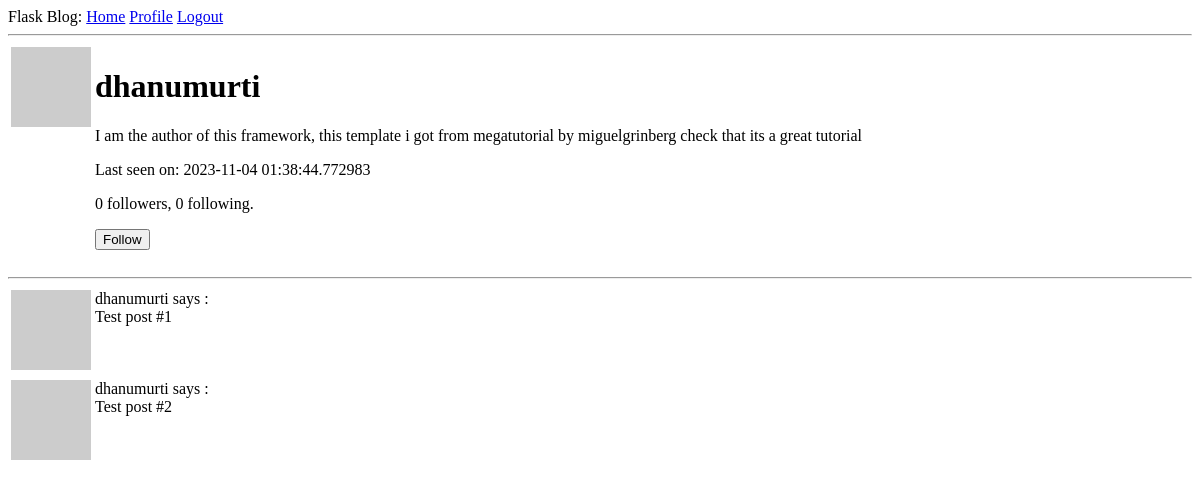
Before: /user/dhanumurti (signed in) with the older database file.
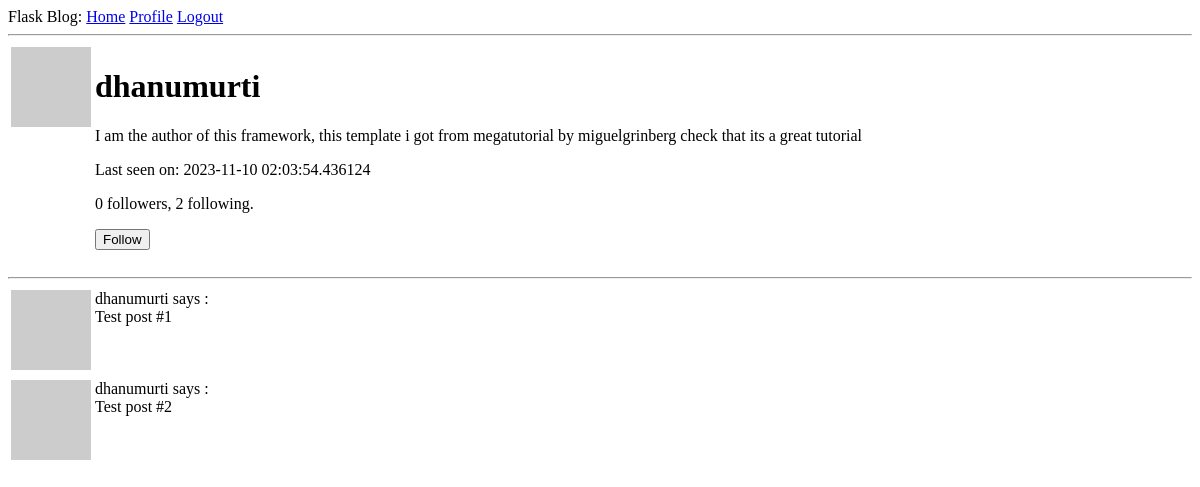
After: the same page with the newer database file.
### app/models.py (models this page shows, shortened)
class User(UserMixin, db.Model):
    id = db.Column(db.Integer, primary_key=True)
    username = db.Column(db.String(64), index=True, unique=True)
    email = db.Column(db.String(120), index=True, unique=True)
    password_hash = db.Column(db.String(128))
    posts = db.relationship('Post', backref='author', lazy='dynamic')
    about_me = db.Column(db.String(140))
    last_seen = db.Column(db.DateTime, default=datetime.utcnow)
    followed = db.relationship(
        'User', secondary=followers,
        primaryjoin = (followers.c.follower_id == id),
        secondaryjoin = (followers.c.followed_id == id),
        backref = db.backref('followers', lazy='dynamic'), lazy ='dynamic')
    def avatar(self, size):
        digest = md5(self.email.lower().encode('utf-8')).hexdigest()
        return 'https://www.gravatar.com/avatar/{}?d=robohash&s{}'.format(digest, size)
    def is_following(self, user):
        return self.followed.filter(
            followers.c.followed_id == user.id).count() > 0
    """-- followed post query without users own post --
    def followed_post(self):
        return Post.query.join(
            followers, (followers.c.followed_id == Post.user_id)).filter(
                followers.c.follower_id == self.id).order_by(
                    Post.timestamp.desc())
                    """
    def followed_post(self):
        followed = Post.query.join(
            followers, (followers.c.followed_id == Post.user_id)).filter(
                followers.c.follower_id == self.id)
        own = Post.query.filter_by(user_id=self.id)
        return followed.union(own).order_by(Post.timestamp.desc())

### app/routes.py (the view)
@app.route('/user/<username>')
@login_required
def user(username):
    form = EmptyForm()
    user = User.query.filter_by(username=username).first_or_404()
    posts = [
        {'author': user, 'body': 'Test post #1'},
        {'author': user, 'body': 'Test post #2'}
    ]
    return render_template('user.html', user=user, posts=posts, form=form)

### app/forms.py
class EmptyForm(FlaskForm):
    submit = SubmitField('Submit')

### app/models.py (called while the page is built)
@login.user_loader
def load_user(id):
    return User.query.get(int(id))

### app/routes.py (called while the page is built)
@app.before_request
def before_request():
    if current_user.is_authenticated:
        current_user.last_seen = datetime.utcnow()
        db.session.commit()

### app/templates/user.html (shortened to what this page needs)
{% extends "base.html" %}
{% block content %}
<table>
    <tr valign="top">
        <td><img src="{{ user.avatar(128) }}"</td>
        <td>
            <h1>{{ user.username }}</h1>
            {% if user.about_me %}<p>{{ user.about_me }}</p>{% endif %}
            {% if user.last_seen %}<p>Last seen on: {{ user.last_seen }}</p>{% endif %}
            <p>{{ user.followers.count() }} followers, {{ user.followed.count() }} following.</p>
            {% if user == current_user %}
                <p><a href="{{ url_for('edit_profile') }}">Edit your profile</a></p>
            {% elif not current_user.is_following(user) %}
            <p>
                <form action="{{ url_for('follow', username=user.username) }}" method="post">
                {{ form.submit(value='Follow') }}
                </form>
            </p>
            {% endif %}
        </td>
    </tr>
</table>
<hr>
    {% for post in posts %}
        {% include '_post.html' %}
    {% endfor %}
{% endblock %}

### app/templates/base.html (shortened to what this page needs)
<!DOCTYPE html>
<html>
    <head>
    </head>
    <body>
        <div>Flask Blog:
            <a href="{{ url_for('index') }}">Home</a>
            {% if current_user.is_anonymous %}
            <a href="{{ url_for('login') }}">Login</a>
            <a href="{{ url_for('register')}}"> | Register!</a>
            {% else %}
            <a href="{{ url_for('user', username=current_user.username) }}">Profile</a>
            <a href="{{ url_for('logout') }}">Logout</a>
            {% endif %}
        </div>
        <hr>
        {% block content %} {% endblock %}
    </body>
</html>

### app/templates/_post.html
<table>
    <tr valign="top">
        <td><img src="{{ post.author.avatar(36) }}"</td>
        <td>{{ post.author.username }} says :<br>{{ post.body }}</td>
    </tr>
</table>

Changed rows visible on the page:
changed User "dhanumurti": last_seen "2023-11-04 01:38:44.772983" → "2023-11-10 02:03:54.436124"
Other visible differences:
{{ user.followed.count() }}: "0" → "2"
